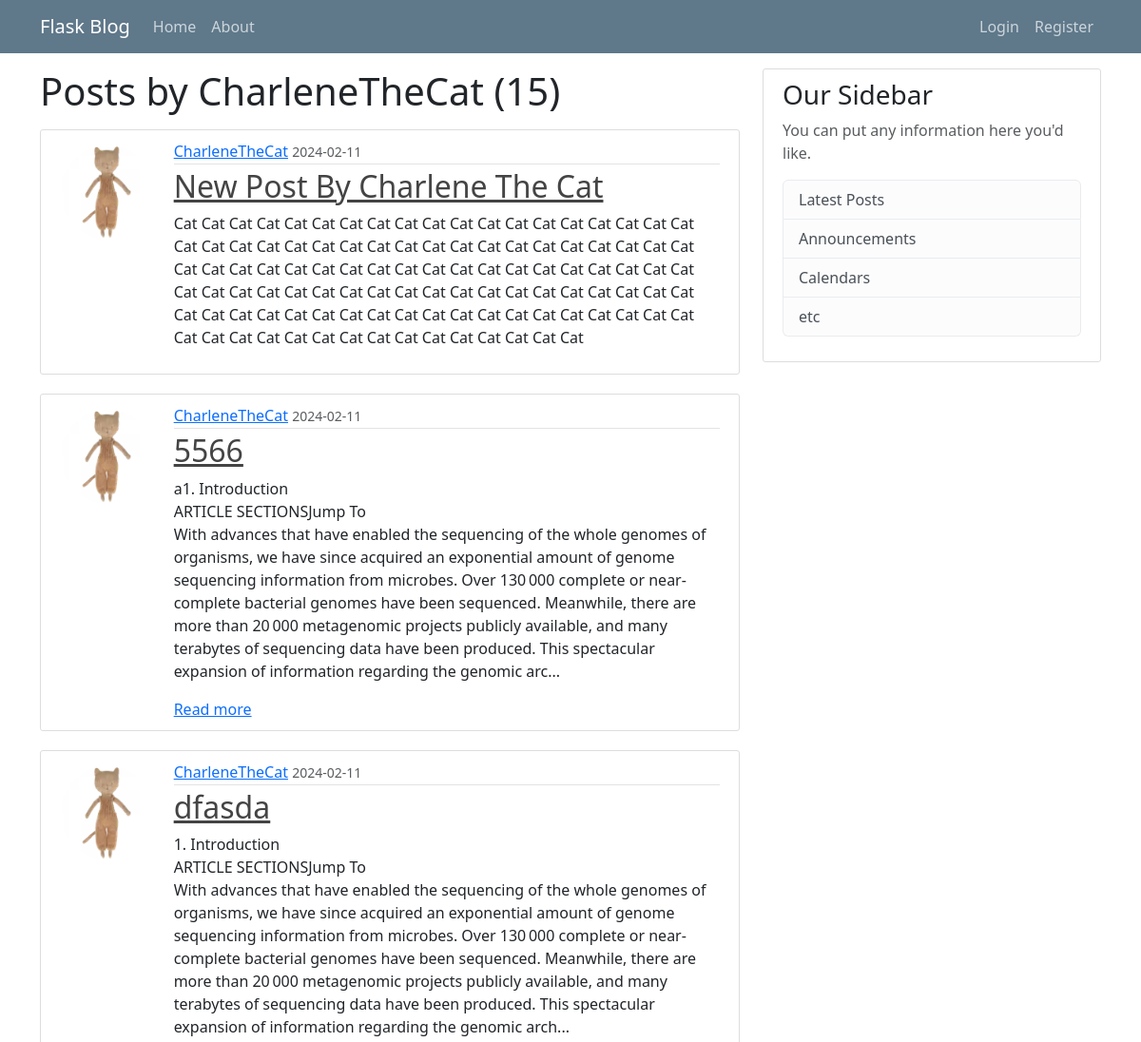
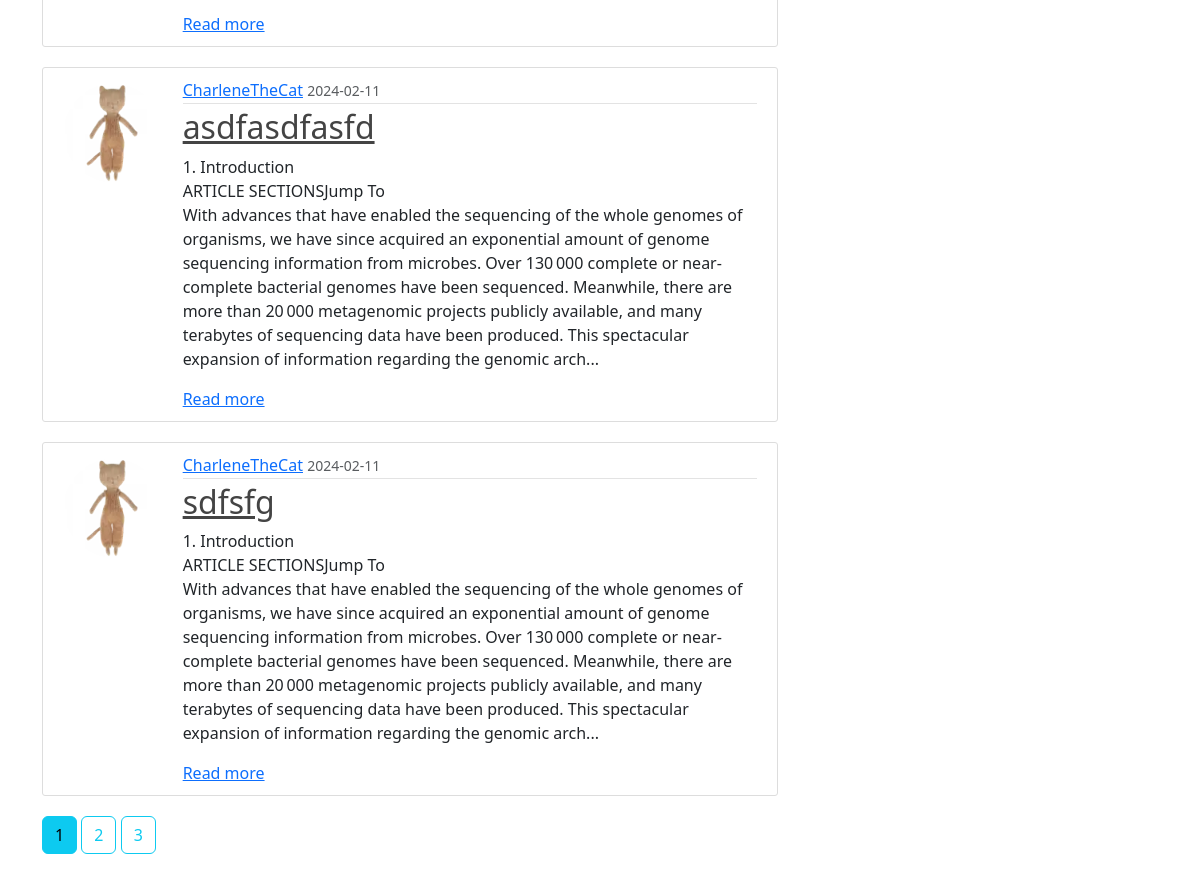
The app's page /user/CharleneTheCat with its own data (2 pictures, top to bottom).
### flaskblog/models.py (models this page shows, shortened)
class User(db.Model, UserMixin):
    id = db.Column(db.Integer, primary_key=True)
    username = db.Column(db.String(20), unique=True, nullable=False)
    email = db.Column(db.String(120), unique=True, nullable=False)
    image_file = db.Column(db.String(20), nullable=False, default='default.jpg')
    password = db.Column(db.String(60), nullable=False)
    posts = db.relationship('Post', backref='author', lazy=True)

class Post(db.Model):
    id = db.Column(db.Integer, primary_key=True)
    title = db.Column(db.String(100), nullable=False)
    date_posted = db.Column(db.DateTime, nullable=False, default=datetime.utcnow)
    content = db.Column(db.Text, nullable=False)
    user_id = db.Column(db.Integer, db.ForeignKey('user.id'), nullable=False)

### flaskblog/routes.py (the view)
@app.route("/user/<string:username>")
def user_post(username):
    page = request.args.get('page', 1, type=int)
    user = User.query.filter_by(username=username).first_or_404()
    posts = Post.query.filter_by(author=user).order_by(desc(Post.id)).paginate(page=page, per_page=5)
    return render_template('user_post.html', posts=posts, user=user)

### flaskblog/templates/user_post.html
{% extends 'layout.html' %}
{% block content %}
<h1 class="mb-3">Posts by {{ user.username }} ({{ posts.total }})</h1>
{% for post in posts.items %}
<article class="media content-section">
    <div class="row align-items-start">
        <div class="col-md-2 text-center align-self-start">
            <img class="rounded-circle article-img"
                src="{{ url_for('static', filename='profile_pics/' + post.author.image_file) }}"
                style="width: 100px; height: 100px; margin-top: 5px;">
        </div>
        <div class="col-md-10">
            <div class="media-body">
                <div class="article-metadata">
                    <a class="mr-2" href="{{ url_for('user_post', username=post.author.username) }}">{{
                        post.author.username
                        }}</a>
                    <small class="text-muted">{{ post.date_posted.strftime('%Y-%m-%d') }}</small>
                </div>
                <h2><a class="article-title" href="{{ url_for('post', post_id=post.id) }}">{{ post.title }}</a></h2>
                {% if post.content|length > 500 %}
                <p class="article-content" style="max-width: 100%; overflow-wrap: break-word;">{{ post.content[:500]
                    }}...</p>
                <a href="{{ url_for('post', post_id=post.id) }}">Read more</a>
                {% else %}
                <p class="article-content" style="max-width: 100%; overflow-wrap: break-word;">{{ post.content }}</p>
                {% endif %}
            </div>
        </div>
    </div>
</article>
{% endfor %}
{% for page_num in posts.iter_pages(left_edge=1, right_edge=1, left_current=1, right_current=2) %}
{% if page_num %}
{% if posts.page == page_num %}
<a class="btn btn-info mb-4" href="{{ url_for('user_post', username=user.username, page=page_num) }}">{{ page_num }}</a>
{% else %}
<a class="btn btn-outline-info mb-4" href="{{ url_for('user_post', username=user.username, page=page_num) }}">{{
    page_num }}</a>
{% endif %}
{% else %}
...
{% endif %}
{% endfor %}
{% endblock content %}

### flaskblog/static/main.css (style rules this page uses)
body { background: #fafafa; color: #333333; margin-top: 5rem; }
h1, h2, h3, h4, h5, h6 { color: #444444; }
.content-section { background: #ffffff; padding: 10px 20px; border: 1px solid #dddddd; border-radius: 3px; margin-bottom: 20px; }
.article-title { color: #444444; }
.article-content { white-space: pre-line; }
.article-img { height: 65px; width: 65px; margin-right: 16px; }
.article-metadata { padding-bottom: 1px; margin-bottom: 4px; border-bottom: 1px solid #e3e3e3 }

### records on screen
User: username "CharleneTheCat"
Post: image_file (picture), author.username "CharleneTheCat", date_posted "2024-02-11", title "New Post By Charlene The Cat", content "Cat Cat Cat Cat Cat Cat Cat Cat Cat Cat Cat Cat Cat Cat Cat Cat Cat Cat Cat Cat Cat Cat Cat Cat Cat Cat Cat Cat Cat Cat Cat Cat Cat Cat Cat Cat Cat Cat Cat Cat Cat Cat Cat Cat Cat Cat Cat Cat Cat Cat Cat Cat Cat Cat Cat Cat Cat Cat Cat Cat Cat Cat Cat Cat Cat Cat Cat Cat Cat Cat Cat Cat Cat Cat Cat Cat Cat Cat Cat Cat Cat Cat Cat Cat Cat Cat Cat Cat Cat Cat Cat Cat Cat Cat Cat Cat Cat Cat Cat Cat Cat Cat Cat Cat Cat Cat Cat Cat Cat Cat"
Post: image_file (picture), author.username "CharleneTheCat", date_posted "2024-02-11", title "5566", content "a1. Introduction ARTICLE SECTIONSJump To With advances that have enabled the sequencing of the whole genomes of organisms, we have since acquired an exponential amount of genome sequencing information from microbes. Over 130 000 complete or near-complete bacterial genomes have been sequenced. Meanwhile, there are more than 20 000 metagenomic projects publicly available, and many terabytes of sequencing data have been produced. This spectacular expansion of information regarding the genomic arc"
Post: image_file (picture), author.username "CharleneTheCat", date_posted "2024-02-11", title "dfasda", content "1. Introduction ARTICLE SECTIONSJump To With advances that have enabled the sequencing of the whole genomes of organisms, we have since acquired an exponential amount of genome sequencing information from microbes. Over 130 000 complete or near-complete bacterial genomes have been sequenced. Meanwhile, there are more than 20 000 metagenomic projects publicly available, and many terabytes of sequencing data have been produced. This spectacular expansion of information regarding the genomic arch"
Post: image_file (picture), author.username "CharleneTheCat", date_posted "2024-02-11", title "asdfasdfasfd", content "1. Introduction ARTICLE SECTIONSJump To With advances that have enabled the sequencing of the whole genomes of organisms, we have since acquired an exponential amount of genome sequencing information from microbes. Over 130 000 complete or near-complete bacterial genomes have been sequenced. Meanwhile, there are more than 20 000 metagenomic projects publicly available, and many terabytes of sequencing data have been produced. This spectacular expansion of information regarding the genomic arch"
Post: image_file (picture), author.username "CharleneTheCat", date_posted "2024-02-11", title "sdfsfg", content "1. Introduction ARTICLE SECTIONSJump To With advances that have enabled the sequencing of the whole genomes of organisms, we have since acquired an exponential amount of genome sequencing information from microbes. Over 130 000 complete or near-complete bacterial genomes have been sequenced. Meanwhile, there are more than 20 000 metagenomic projects publicly available, and many terabytes of sequencing data have been produced. This spectacular expansion of information regarding the genomic arch"

### other values on screen
{{ posts.total }} "15"
{{ page_num }} "1"
{{ page_num }} "2" "3"
